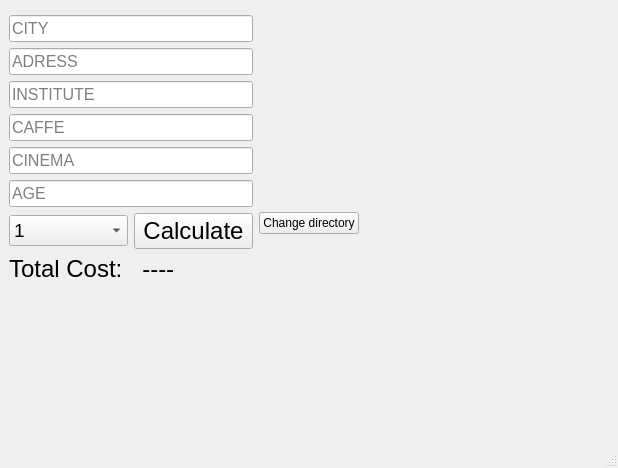
<?xml version="1.0" encoding="UTF-8"?>
<ui version="4.0">
 <class>MainWindow</class>
 <widget class="QMainWindow" name="MainWindow">
  <property name="geometry">
   <rect>
    <x>0</x>
    <y>0</y>
    <width>618</width>
    <height>468</height>
   </rect>
  </property>
  <property name="windowTitle">
   <string>MainWindow</string>
  </property>
  <widget class="QWidget" name="centralwidget">
   <layout class="QGridLayout" name="gridLayout_4">
    <item row="1" column="2">
     <layout class="QVBoxLayout" name="verticalLayout"/>
    </item>
    <item row="1" column="4">
     <spacer name="horizontalSpacer">
      <property name="orientation">
       <enum>Qt::Horizontal</enum>
      </property>
      <property name="sizeHint" stdset="0">
       <size>
        <width>40</width>
        <height>20</height>
       </size>
      </property>
     </spacer>
    </item>
    <item row="0" column="2" rowspan="2" colspan="3">
     <layout class="QGridLayout" name="gridLayout_3"/>
    </item>
    <item row="1" column="0">
     <layout class="QGridLayout" name="gridLayout_2">
      <item row="5" column="0">
       <widget class="QLineEdit" name="lineEdit_6">
        <property name="font">
         <font>
          <pointsize>12</pointsize>
         </font>
        </property>
        <property name="placeholderText">
         <string>AGE</string>
        </property>
       </widget>
      </item>
      <item row="7" column="0">
       <widget class="QLabel" name="totalCost">
        <property name="font">
         <font>
          <pointsize>18</pointsize>
         </font>
        </property>
        <property name="text">
         <string>Total Cost:   ----</string>
        </property>
       </widget>
      </item>
      <item row="4" column="0">
       <widget class="QLineEdit" name="lineEdit_5">
        <property name="font">
         <font>
          <pointsize>12</pointsize>
         </font>
        </property>
        <property name="placeholderText">
         <string>CINEMA</string>
        </property>
       </widget>
      </item>
      <item row="3" column="0">
       <widget class="QLineEdit" name="lineEdit_4">
        <property name="font">
         <font>
          <pointsize>12</pointsize>
         </font>
        </property>
        <property name="placeholderText">
         <string>CAFFE</string>
        </property>
       </widget>
      </item>
      <item row="6" column="0">
       <layout class="QHBoxLayout" name="horizontalLayout_2">
        <item>
         <widget class="QComboBox" name="monthPick">
          <property name="font">
           <font>
            <pointsize>14</pointsize>
           </font>
          </property>
          <item>
           <property name="text">
            <string>1</string>
           </property>
          </item>
          <item>
           <property name="text">
            <string>2</string>
           </property>
          </item>
          <item>
           <property name="text">
            <string>3</string>
           </property>
          </item>
          <item>
           <property name="text">
            <string>4</string>
           </property>
          </item>
          <item>
           <property name="text">
            <string>5</string>
           </property>
          </item>
          <item>
           <property name="text">
            <string>6</string>
           </property>
          </item>
          <item>
           <property name="text">
            <string>7</string>
           </property>
          </item>
          <item>
           <property name="text">
            <string>8</string>
           </property>
          </item>
          <item>
           <property name="text">
            <string>9</string>
           </property>
          </item>
          <item>
           <property name="text">
            <string>10</string>
           </property>
          </item>
          <item>
           <property name="text">
            <string>11</string>
           </property>
          </item>
          <item>
           <property name="text">
            <string>12</string>
           </property>
          </item>
         </widget>
        </item>
        <item>
         <widget class="QPushButton" name="calculateButton">
          <property name="font">
           <font>
            <pointsize>18</pointsize>
           </font>
          </property>
          <property name="cursor">
           <cursorShape>PointingHandCursor</cursorShape>
          </property>
          <property name="text">
           <string>Calculate</string>
          </property>
         </widget>
        </item>
       </layout>
      </item>
      <item row="1" column="0">
       <widget class="QLineEdit" name="lineEdit_2">
        <property name="font">
         <font>
          <pointsize>12</pointsize>
         </font>
        </property>
        <property name="placeholderText">
         <string>ADRESS</string>
        </property>
       </widget>
      </item>
      <item row="0" column="0">
       <widget class="QLineEdit" name="lineEdit_1">
        <property name="font">
         <font>
          <pointsize>12</pointsize>
         </font>
        </property>
        <property name="text">
         <string/>
        </property>
        <property name="placeholderText">
         <string>CITY</string>
        </property>
       </widget>
      </item>
      <item row="8" column="0">
       <spacer name="verticalSpacer">
        <property name="orientation">
         <enum>Qt::Vertical</enum>
        </property>
        <property name="sizeHint" stdset="0">
         <size>
          <width>20</width>
          <height>40</height>
         </size>
        </property>
       </spacer>
      </item>
      <item row="2" column="0">
       <widget class="QLineEdit" name="lineEdit_3">
        <property name="font">
         <font>
          <pointsize>12</pointsize>
         </font>
        </property>
        <property name="placeholderText">
         <string>INSTITUTE</string>
        </property>
       </widget>
      </item>
     </layout>
    </item>
    <item row="0" column="1" rowspan="2">
     <widget class="QPushButton" name="folderButton">
      <property name="text">
       <string>Change directory</string>
      </property>
      <property name="icon">
       <iconset theme="folder"/>
      </property>
     </widget>
    </item>
   </layout>
  </widget>
  <widget class="QMenuBar" name="menubar">
   <property name="geometry">
    <rect>
     <x>0</x>
     <y>0</y>
     <width>618</width>
     <height>21</height>
    </rect>
   </property>
  </widget>
  <widget class="QStatusBar" name="statusbar"/>
 </widget>
 <resources/>
 <connections/>
</ui>
